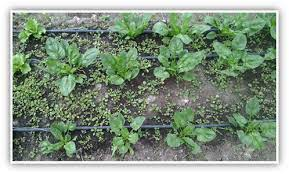
%> input picture code/code/dataset/image.jpg, 289 x 174 px
$ octave main_code.m   (GNU Octave 9; MATLAB toolbox functions it lacks are replaced by stand-ins)
%> lines starting %> are read from the running program, lines starting %| are printed output that depends on the picture; in (x1, y1, x2, y2) boxes, pixels count from 0 and x2, y2 are one past the last pixel; in counts of white or black regions, pixels touching at a corner belong together; the program's own positions count from 1; long printed decimals are rounded
clc;
clear;
close all
%% read an input image
[filename,pathname]=uigetfile('*.*','select image');
%> the answer given: dataset/image.jpg
input = imread([pathname,filename]);
%> input is the input picture: size 174x289x3 uint8; mean R, G, B 131.6, 148.3, 129.2
figure
imshow(input)
title('original image')
green = input(:,:,2);
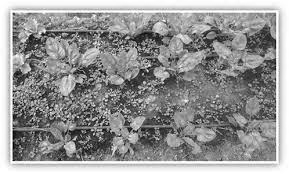
%> green: size 174x289 uint8; min 2, max 255, mean 148.3
% rgb2gray conversion
input1 = rgb2gray(input);
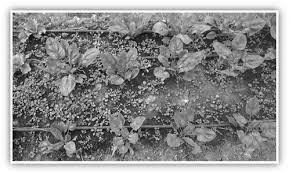
%> input1: size 174x289 uint8; min 1, max 255, mean 141.2
figure
imshow(input1)
title('gray image')
%green compenent subtraction
img = green - input1;
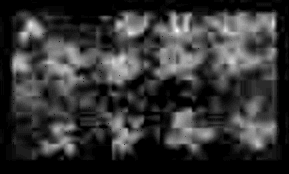
%> img: size 174x289 uint8; min 0, max 35, mean 7.3; drawn with min black and max white
figure
imshow(img)
title('subtraction of green component ')
%% Applying median filter
medfilt = medfilt2(img);
figure
imshow(medfilt)
title('filtered image')
%% Thresholding an image
threshold = graythresh(img);
%> threshold = 0.0353
thres = imbinarize(medfilt,threshold);
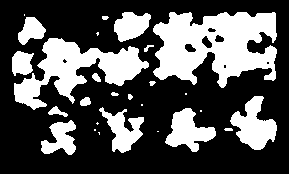
%> thres: size 174x289 logical; 33% white; 27 white regions (9 under 20 px), largest, box (x1, y1, x2, y2) and area: (153, 12, 277, 88) 6304, (14, 38, 149, 110) 3961, (230, 96, 277, 150) 1378
figure
imshow(thres)
title('threshold image')
%% Morphological filters
% Morphological to fill holes
morph = imfill(thres,'holes');
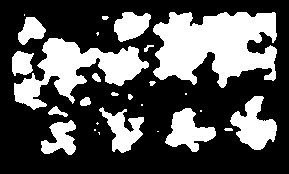
%> morph: size 174x289 logical; 33.4% white; 27 white regions (9 under 20 px), largest, box (x1, y1, x2, y2) and area: (153, 12, 277, 88) 6522, (14, 38, 149, 110) 3971, (230, 96, 277, 150) 1378
figure
imshow(morph)
title('imfill function')
%
bwmorp = bwmorph(thres,'remove');
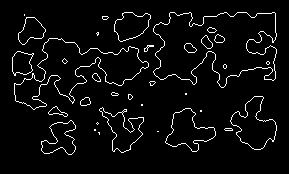
%> bwmorp: size 174x289 logical; 4.6% white in thin lines or dots, all inside (x1, y1, x2, y2) = (12, 12, 277, 155)
figure
imshow(bwmorp)
title('morphological operation ')

%
a = nonzeros(bwmorp);
%> a = 2297 logical values, 2297 true
add = sum(sum(a));
%> add = 2297

%% Label an image
st = regionprops(bwmorp,'Area','BoundingBox');
%> st = 34 regions; largest, box (x1, y1, x2, y2) and Area: (153, 12, 277, 88) 548, (14, 38, 149, 110) 487, (99, 107, 144, 153) 182, (230, 96, 277, 150) 175, (165, 108, 216, 152) 159
area_vector = cat(st.Area);
average_area = mean(area_vector);
%> average_area = 67.27
figure
imshow(input)
title('weed detection')
for k=1 : length(st)
    Areaa = st(k).Area;
    if Areaa < average_area
        thisBB = st(k).BoundingBox;
        rectangle('Position',[thisBB(1),thisBB(2),thisBB(3),thisBB(4)],'EdgeColor','y','linewidth',2)
    else
    end
end
%> this loop made 34 passes
%> (Areaa, thisBB) on passes 6, 8, 9, 20, 25, 28, 30: (41, [48.5 106.5 20 11]), (27, [80.5 97.5 11 9]), (22, [92.5 73.5 9 9]), (25, [144.5 45.5 10 7]), (29, [184.5 43.5 13 10]), (30, [201.5 35.5 12 14]), (25, [214.5 34.5 11 9])
%> Areaa on passes 1, 2, 3, 5, 14, 17: 77, 487, 77, 136, 182, 101
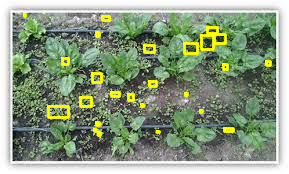
%> figure redrawn from the program's plot data; its title reads 'weed detection'

%% metrices
% calculate ture postive values
sg = input1 >0;
%> sg: size 174x289 logical; every value is 1
gt = bwmorp > 0;

TP = sum(sum(sg & gt));
%> TP = 2297
% fprintf('true postive values :%d\n',TP)

% calculate ture negative values
seg = bwmorp > 256;
%> seg: size 174x289 logical; every value is 0
gtt = input1 > 256;

TN = sum(sum(seg == 0 & gtt==0));
%> TN = 50286
% fprintf('true negative values :%d\n',TN)

%calculate flase postive values
FP = sum(sum(bwmorp)) - TP;
%> FP = 0
% fprintf('flase postive values :%d\n',FP)

%calculate flase negative values
FN = sum(input1(bwmorp==0))/sum(input1(:));
%> FN = 0.962
% fprintf('flase negative values :%f\n',FN*100)

%%

% sensitivity
SN = TN/(TP+TN);
%> SN = 0.956
fprintf('Sensitivity values :%f\n',SN*100)
%| Sensitivity values :95.632

%SPECIFICITY
SP = TN/(TN+FP);
%> SP = 1
fprintf('Speficity values :%f\n',SP*100)
%| Speficity values :100.000

% postive predictive value
PV = TP./(TP+FP);
%> PV = 1
fprintf('Postive predicated values :%f\n',PV*100)
%| Postive predicated values :100.000

%negative predictive values
NP = TN/(TN+FN);
%> NP = 1
fprintf('Negative predicated values :%f\n',NP*100)
%| Negative predicated values :99.998
